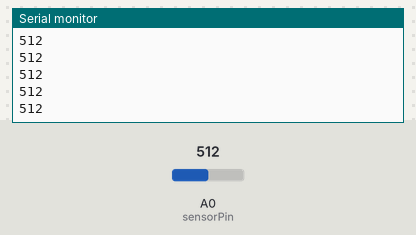
Bench run of a sketch on a simulated Arduino Uno, built with avr-gcc and run on an emulated ATmega328P. On the bench: the last lines printed to the serial monitor. Inputs (shaded band) come from the test bench; at power-on: A0 (sensorPin) = 512.

Above: at 1.2 s.
1.3 s: A0 (sensorPin) set to 716
At 1.31 s:
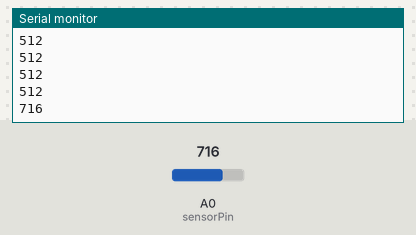
2.8 s: A0 (sensorPin) set to 900
At 2.81 s:
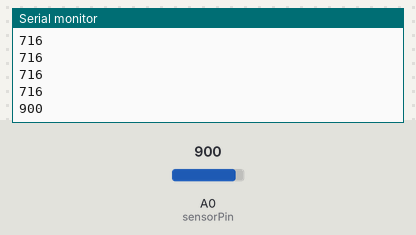
Timing chart, 0 to 5.8 s (numbered marks = the images above; inputs shaded):
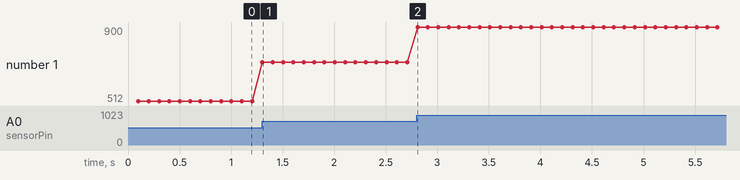

Measured:
- after the input at 1.3 s, the serial monitor: prints a new line at once (image 1)
- after the input at 2.8 s, the serial monitor: prints a new line at once (image 2)
- plotted number 1: 512 → 716 after the input at 1.3 s, 716 → 900 after the input at 2.8 s

The sketch:

step1_infrared.ino
```cpp
const int sensorPin = A0;

void setup()
{
  Serial.begin(115200);
}

void loop() {
  delay(100);
  int result = analogRead(sensorPin);
  Serial.println(result);
}
```
